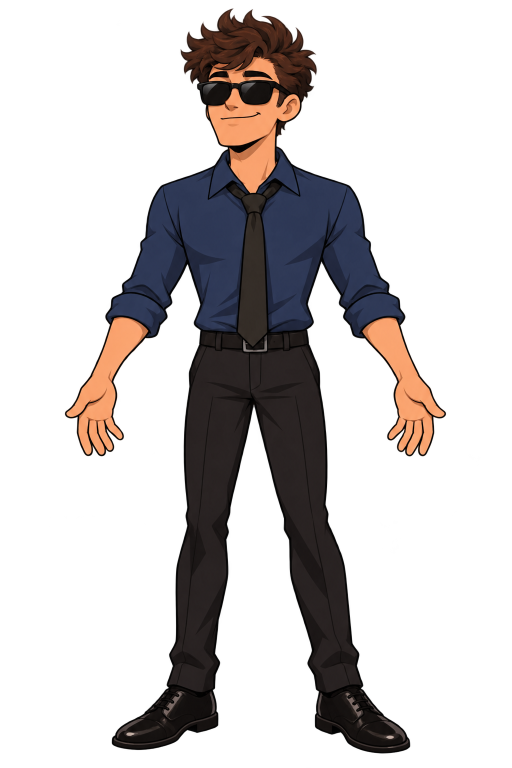
#> input picture evan-character/cartoon-v1/source/setup-v1.png, 1024 x 1536 px (shown at 1/2 size)
$ python build_cartoon_body.py
#> lines starting #> are read from the running program, lines starting #| are printed output that depends on the picture; after the words box and inside, x2 and y2 are one past the last pixel; in counts of white or black regions, pixels touching at a corner belong together
#> in build, master is the input picture: PIL image 1024x1536 RGBA; mean R, G, B, A 31.7, 24, 22.2, 67
"""Original cartoon body components, FK metadata and candidate registration gate."""
import hashlib,json
from pathlib import Path
import cv2
import numpy as np
from PIL import Image,ImageDraw,ImageFilter
ROOT=Path(__file__).resolve().parent.parent/'evan-character/cartoon-v1'
LEFT=[(300,340),(280,390),(265,480),(245,535),(240,578),(236,622),(211,641),(177,739),(115,790),(115,840),(140,880),(150,930),(230,930),(268,880),(258,830),(252,786),(279,708),(310,675),(326,640),(338,598),(371,545),(380,480),(387,411),(380,369)]
ARMS={
 'left':dict(shoulder=[340,405],elbow=[275,625],wrist=[202,784],polygon=LEFT),
 'right':dict(shoulder=[684,405],elbow=[749,625],wrist=[822,784],polygon=[(1024-x,y) for x,y in LEFT])}

def masked(image,points):
    mask=Image.new('L',image.size);ImageDraw.Draw(mask).polygon(points,fill=255);mask=mask.filter(ImageFilter.GaussianBlur(.7))
#> after `mask = Image.new('L', image.size)`: mask: PIL image 1024x1536 L; every value is 0
#> after `ImageDraw.Draw(mask).polygon(points, fill=255)`:
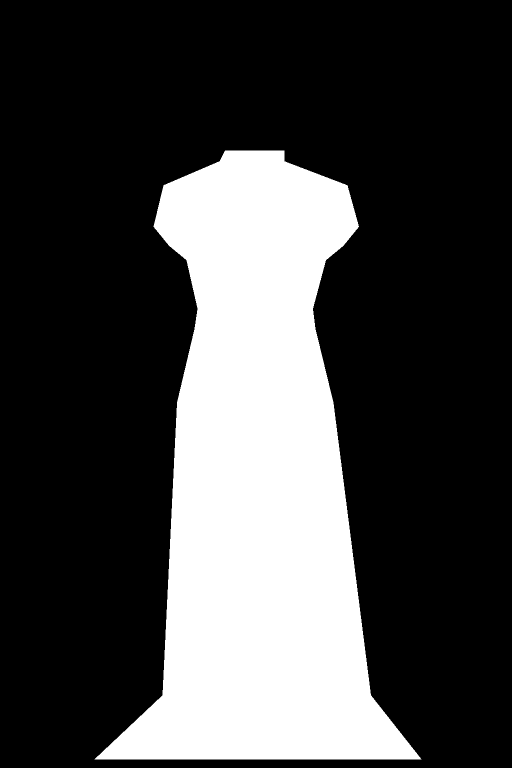
#> mask: PIL image 1024x1536 L (shown at 1/2 size); 27.2% white; 1 white region, box (x1, y1, x2, y2) and area: (189, 301, 843, 1519) 428149
    a=np.asarray(image).copy();a[:,:,3]=(a[:,:,3].astype(float)*np.asarray(mask)/255).astype('uint8')
#> after `a[:, :, 3] = (a[:, :, 3].astype(float) * np.asarray(mask) / 255).astyp`:
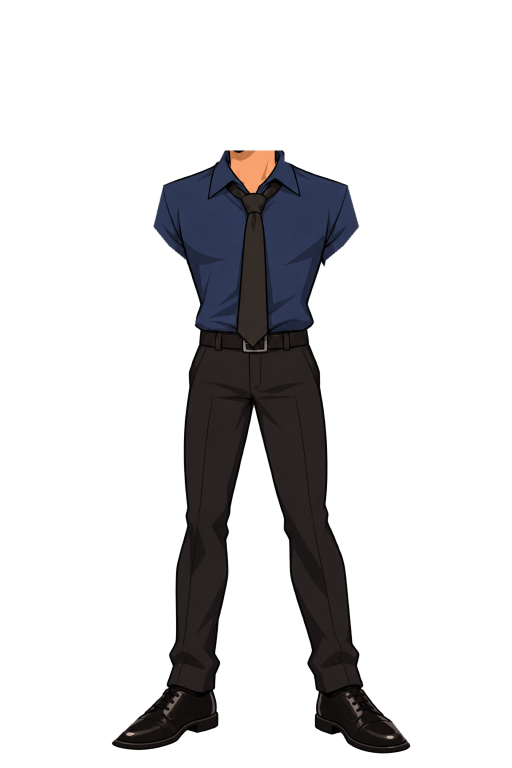
#> a: shape (1536, 1024, 4) (shown at 1/2 size); 9.4% of pixels changed, all inside (x1, y1, x2, y2) = (0, 14, 998, 1536); transparent parts drawn white
    return Image.fromarray(a)

def register_body(master,plate):
    raw=np.asarray(plate.resize(master.size,Image.Resampling.LANCZOS)).copy();base=np.asarray(master)
    gray=lambda a:cv2.cvtColor(a[:,:,:3],cv2.COLOR_RGB2GRAY).astype('float32')/255
    mask=np.zeros(base.shape[:2],np.uint8);mask[420:670,410:620]=255;mask[700:1200,360:670]=255
    matrix=np.eye(2,3,dtype='float32')
    score,matrix=cv2.findTransformECC(gray(base),gray(raw),matrix,cv2.MOTION_AFFINE,(cv2.TERM_CRITERIA_EPS|cv2.TERM_CRITERIA_COUNT,250,1e-6),mask,5)
    if score<.9 or np.max(abs(matrix[:,:2]-np.eye(2)))>.12:raise ValueError('Hidden body changed proportions; inspect before proceeding')
    f=raw.astype('float32');f[:,:,:3]*=f[:,:,3:4]/255
    f=cv2.warpAffine(f,matrix,master.size,flags=cv2.INTER_CUBIC|cv2.WARP_INVERSE_MAP,borderMode=cv2.BORDER_CONSTANT)
    f[:,:,:3]=f[:,:,:3]*255/np.maximum(f[:,:,3:4],1)
    return Image.fromarray(np.clip(f,0,255).astype('uint8')),dict(ecc=float(score),matrix=matrix.tolist())

def build(root=ROOT):
    output=root/'body-rig';output.mkdir(exist_ok=True)
    master=Image.open(root/'source/setup-v1.png').convert('RGBA')
    # Generated whole-body replacement failed registration. Preserve source
    # anatomy, including a short original upper-sleeve overlap at each socket.
    torso_points=[(450,301),(568,301),(568,322),(694,370),(717,453),(686,491),(651,520),(625,617),(630,657),(666,805),(741,1390),(842,1518),(189,1518),(325,1390),(354,805),(389,657),(395,617),(373,520),(338,491),(307,453),(327,370),(439,322)]
    torso=masked(master,torso_points);torso.save(output/'torso.png')
    report=dict(method='original setup polygon with original upper-sleeve overlap',generated_plate='rejected: changed shirt proportions; ECC gate failed')
    for name,g in ARMS.items():masked(master,g['polygon']).save(output/f'arm-{name}.png')
#> this loop made 2 passes
#> pass 1, in masked (call 2), `mask = mask.filter(ImageFilter.GaussianBlur(0.7))`:
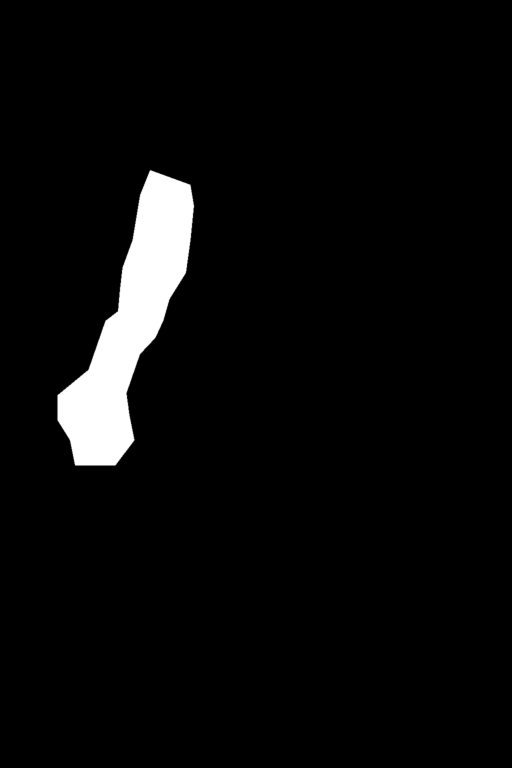
#> mask: PIL image 1024x1536 L (shown at 1/2 size); min 0, max 255, mean 10.7
#> pass 1, in build, `for name,g in ARMS.items():masked(master,g['polygon']).save(output/f'a..`:
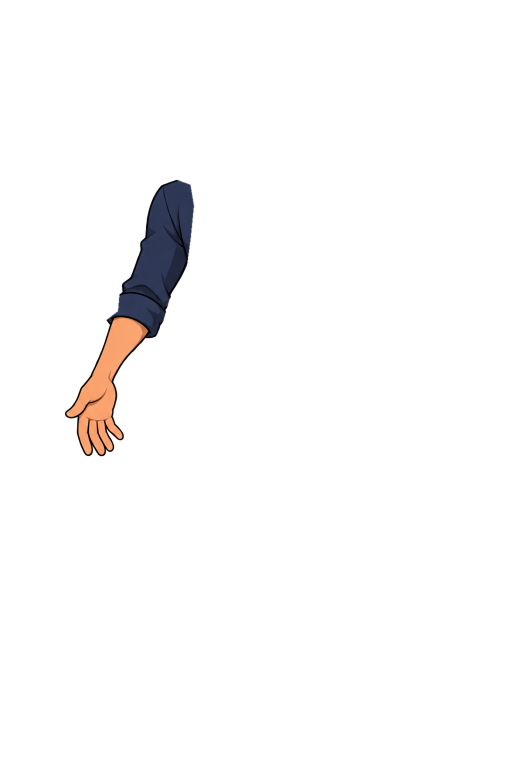
#> saved as arm-left.png: PIL image 1024x1536 RGBA (shown at 1/2 size); mean R, G, B, A 31.7, 24, 22.2, 7.4; transparent parts drawn white
#> pass 2, in masked (call 3), `mask = mask.filter(ImageFilter.GaussianBlur(0.7))`:
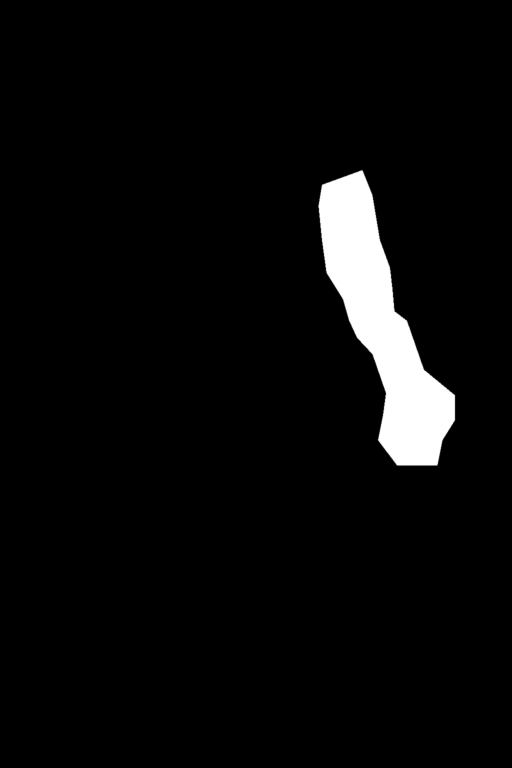
#> mask: PIL image 1024x1536 L (shown at 1/2 size); min 0, max 255, mean 10.7
#> pass 2, in build, `for name,g in ARMS.items():masked(master,g['polygon']).save(output/f'a..`:
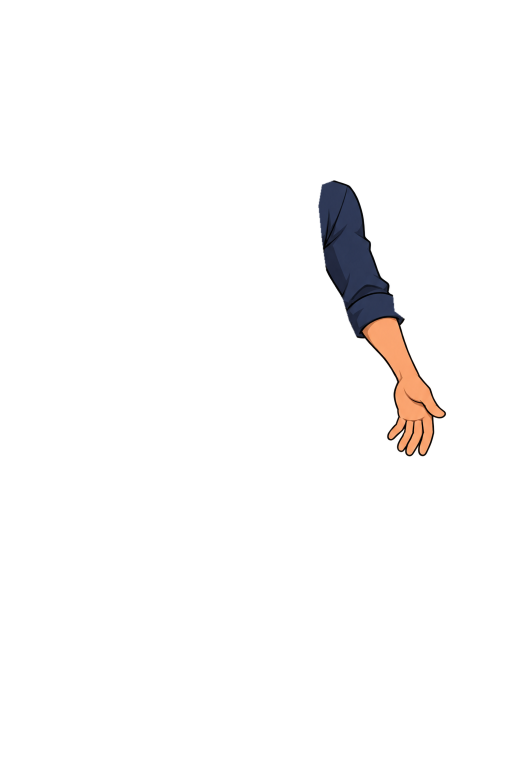
#> saved as arm-right.png: PIL image 1024x1536 RGBA (shown at 1/2 size); mean R, G, B, A 31.7, 24, 22.2, 7.3; transparent parts drawn white
    meta=dict(version=1,canvas=list(master.size),registration=report,arms=ARMS,
        head_transform=dict(scale=.82,translate=[297,-24],pivot=[510,343]),
        source_sha256={str(p.relative_to(root)):hashlib.sha256(p.read_bytes()).hexdigest() for p in (root/'source/setup-v1.png',root/'body-source/torso-hidden-v1.png')},
        status='experimental body component; shoulder joins and neck registration require visual review',animationReady=False,
        limitations=['Original sleeve overlap only; armpit creases need redrawn hidden surfaces','One open hand per side; fingers not rigged','Legs are static','No native Moho project verified'])
    (output/'manifest.json').write_text(json.dumps(meta,indent=2));return meta
if __name__=='__main__':print(json.dumps(build(),indent=2))
